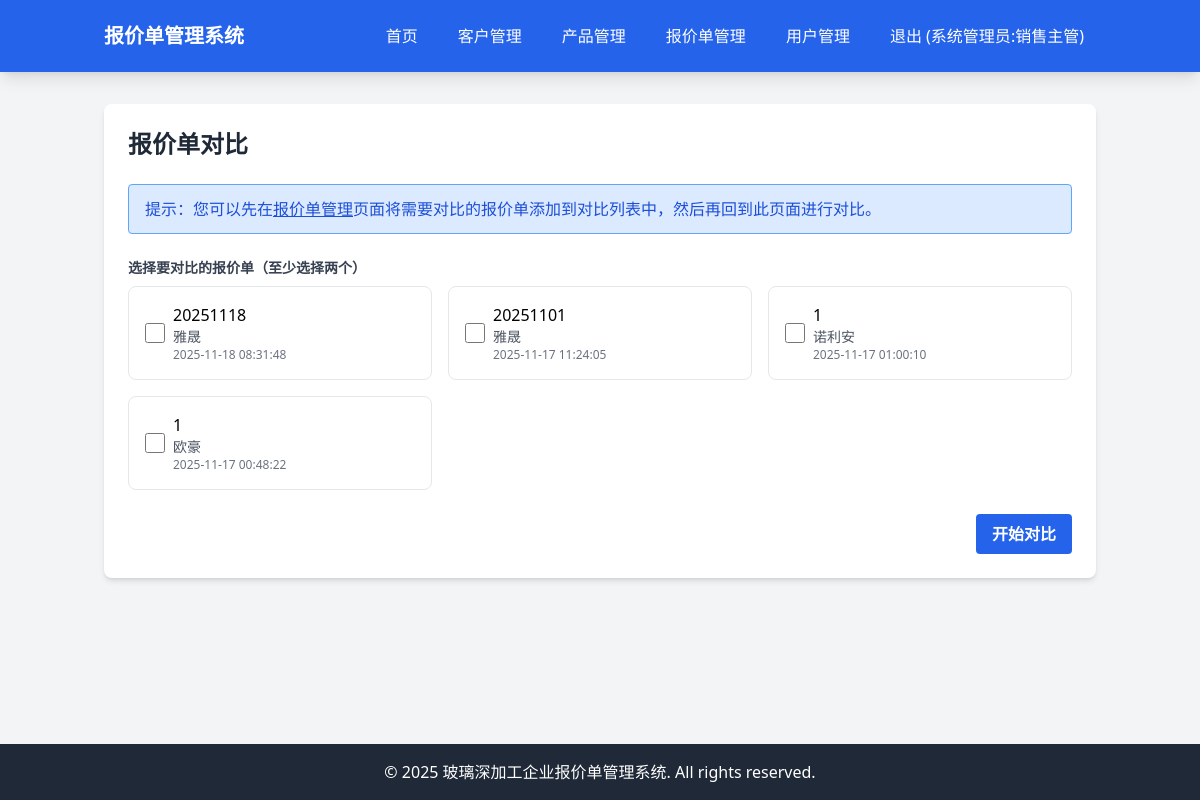
The app's page /quotes/comparison (signed in) with its own data.
### tables this page shows
CREATE TABLE quotes (id INTEGER PRIMARY KEY AUTOINCREMENT, customer_id INTEGER, category VARCHAR(20), version VARCHAR(20), is_active BOOLEAN DEFAULT 0, discount_rate DECIMAL(5, 2) DEFAULT 0, rebate_rate DECIMAL(5, 2) DEFAULT 0, effective_date DATE, expiry_date DATE, created_at DATETIME DEFAULT CURRENT_TIMESTAMP, updated_at DATETIME DEFAULT CURRENT_TIMESTAMP);

CREATE TABLE customers (id INTEGER PRIMARY KEY AUTOINCREMENT, code VARCHAR(10), short_name VARCHAR(100), full_name VARCHAR(200), address TEXT, phone VARCHAR(20), company_name VARCHAR(200), credit_code VARCHAR(50), bank VARCHAR(100), account_number VARCHAR(100), level VARCHAR(50), created_at DATETIME DEFAULT CURRENT_TIMESTAMP, updated_at DATETIME DEFAULT CURRENT_TIMESTAMP);

### app/Controllers/Controller.php (called while the page is built, shortened)
<?php
class Controller
{
    protected $view;
    public function __construct()
    {
        $this->view = new View();
    }
    protected function render($view, $data = [])
    {
        return $this->view->render($view, $data);
    }
}

### app/Controllers/QuoteComparisonController.php (called while the page is built, shortened)
<?php
class QuoteComparisonController extends Controller
{
    protected $quote;
    protected $customer;
    public function __construct()
    {
        $this->quote = new Quote();
        $this->customer = new Customer();
    }
    public function index()
    {
        $compareIds = $this->get('compare_ids', '');
        if (!empty($compareIds)) {
            $ids = explode(',', $compareIds);
            $quotes = [];
            foreach ($ids as $id) {
                $quote = $this->quote->find($id);
                if ($quote) {
                    $quotes[] = $quote;
                }
            }
        } else {
            $quotes = $this->quote->query()
                ->orderBy('created_at', 'DESC')
                ->get();
        }
        $customers = [];
        foreach ($quotes as $quote) {
            if (!isset($customers[$quote['customer_id']])) {
                $customer = $this->customer->find($quote['customer_id']);
                $customers[$quote['customer_id']] = $customer;
            }
        }
        return $this->render('quotes/comparison/index', [
            'quotes' => $quotes,
            'customers' => $customers
        ]);
    }
}

### app/Models/Model.php (called while the page is built, shortened)
<?php
abstract class Model
{
    protected $connection;
    protected $table;
    protected $primaryKey = 'id';
    public function __construct()
    {
        $this->connection = $this->getConnection();
    }
    protected function getConnection()
    {
        static $pdo = null;
        if ($pdo === null) {
            $config = require __DIR__ . '/../../config/database.php';
            $dbConfig = $config['connections'][$config['default']];
            if ($dbConfig['driver'] === 'mysql') {
                $dsn = "mysql:host={$dbConfig['host']};port={$dbConfig['port']};dbname={$dbConfig['database']};charset={$dbConfig['charset']}";
                $username = $dbConfig['username'] ?? '';
                $password = $dbConfig['password'] ?? '';
                $pdo = new PDO($dsn, $username, $password);
            } else {
                $dsn = "sqlite:{$dbConfig['database']}";
                $pdo = new PDO($dsn);
            }
            $pdo->setAttribute(PDO::ATTR_ERRMODE, PDO::ERRMODE_EXCEPTION);
            $pdo->setAttribute(PDO::ATTR_DEFAULT_FETCH_MODE, PDO::FETCH_ASSOC);
        }
        return $pdo;
    }
    public function find($id)
    {
        $stmt = $this->connection->prepare("SELECT * FROM {$this->table} WHERE {$this->primaryKey} = ?");
        $stmt->execute([$id]);
        return $stmt->fetch();
    }
    public function query()
    {
        return new QueryBuilder($this->connection, $this->table);
    }
}

### app/Models/QueryBuilder.php (called while the page is built, shortened)
<?php
class QueryBuilder
{
    protected $connection;
    protected $table;
    protected $bindings = [];
    protected $orderBy = [];
    public function __construct($connection, $table)
    {
        $this->connection = $connection;
        $this->table = $table;
    }
    public function orderBy($column, $direction = 'ASC')
    {
        $this->orderBy[] = "{$column} {$direction}";
        return $this;
    }
    public function get()
    {
        $sql = $this->buildSelectQuery();
        $stmt = $this->connection->prepare($sql);
        $stmt->execute($this->bindings);
        return $stmt->fetchAll();
    }
    protected function buildSelectQuery()
    {
        $sql = "SELECT * FROM {$this->table}";
        if (!empty($this->orderBy)) {
            $sql .= " ORDER BY " . implode(', ', $this->orderBy);
        }
        return $sql;
    }
}

### resources/views/quotes/comparison/index.php (the view, shortened to what this page needs)
<div class="bg-white rounded-lg shadow-md p-6">
    <div class="flex justify-between items-center mb-6">
        <h1 class="text-2xl font-bold text-gray-800">报价单对比</h1>
    </div>
    <div class="bg-blue-100 border border-blue-400 text-blue-700 px-4 py-3 rounded relative mb-6" role="alert">
        <span class="block sm:inline">提示：您可以先在<a href="/quotes" class="underline">报价单管理</a>页面将需要对比的报价单添加到对比列表中，然后再回到此页面进行对比。</span>
    </div>
    <form action="/quotes/comparison" method="POST">
        <div class="mb-6">
            <label class="block text-gray-700 text-sm font-bold mb-2">选择要对比的报价单（至少选择两个）</label>
            <div class="grid grid-cols-1 md:grid-cols-2 lg:grid-cols-3 gap-4">
                <?php foreach ($quotes as $quote): ?>
                <div class="border rounded-lg p-4 hover:bg-gray-50">
                    <label class="flex items-center">
                        <input type="checkbox" name="quote_ids[]" value="<?= $quote['id'] ?>" class="mr-2 h-5 w-5 text-blue-600">
                        <div>
                            <div class="font-medium"><?= htmlspecialchars($quote['version']) ?></div>
                            <div class="text-sm text-gray-600">
                                <?= htmlspecialchars($customers[$quote['customer_id']]['short_name'] ?? $customers[$quote['customer_id']]['full_name'] ?? '未知客户') ?>
                            </div>
                            <div class="text-xs text-gray-500"><?= htmlspecialchars($quote['created_at']) ?></div>
                        </div>
                    </label>
                </div>
                <?php endforeach; ?>
            </div>
        </div>
        <div class="flex justify-end">
            <button type="submit" class="bg-blue-600 hover:bg-blue-700 text-white font-bold py-2 px-4 rounded">
                开始对比
            </button>
        </div>
    </form>
</div>

### records on screen
quotes: version "20251118", customer.short_name "雅晟", created_at "2025-11-18 08:31:48"
quotes: version "20251101", customer.short_name "雅晟", created_at "2025-11-17 11:24:05"
quotes: version "1", customer.short_name "诺利安", created_at "2025-11-17 01:00:10"
quotes: version "1", customer.short_name "欧豪", created_at "2025-11-17 00:48:22"

### other values on screen
$_SESSION['name'] "系统管理员"
$_SESSION['role'] "销售主管"
